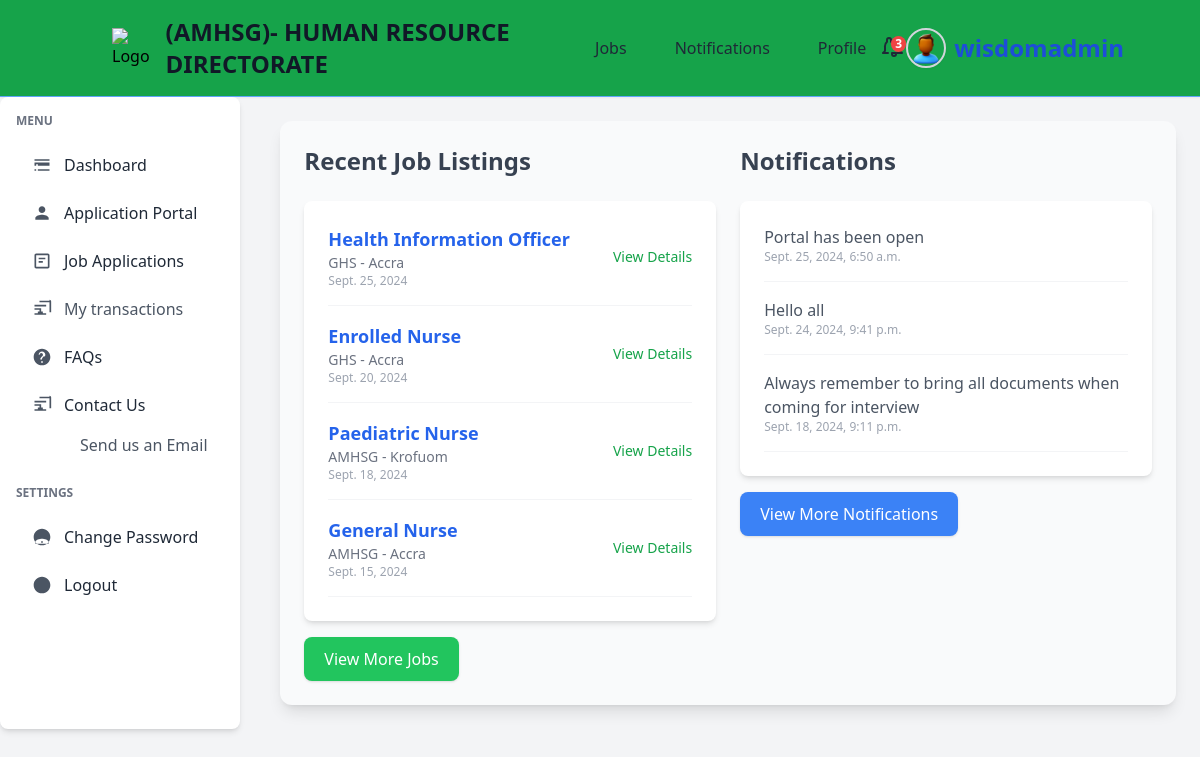
The page /dashboard (signed in) on the database its author committed.
### jobs/models.py (models this page shows, shortened)
class Job(models.Model):
    title = models.CharField(max_length=255, default="none")
    company = models.CharField(max_length=255, default="none")  # Name of the company offering the job
    location = models.CharField(max_length=255, default="none")
    description = models.TextField()
    responsibilities = models.TextField(help_text="List of job responsibilities", default="none")  # New field for responsibilities
    requirements = models.TextField(help_text="List of job requirements", default="none")  # New field for requirements
    salary = models.CharField(max_length=100, blank=True, null=True, help_text="Salary range or amount")  # Optional salary field
    posted_date = models.DateField(auto_now_add=True, blank=True, null=True)
    application_deadline = models.DateField(null=True, blank=True, help_text="Deadline to apply for the job")  # New field for application deadline
    class Meta:
        ordering = ['-posted_date']  # Orders job listings by the most recent first

### notifications/models.py (models this page shows, shortened)
class Notification(models.Model):
    message = models.CharField(max_length=255)
    date = models.DateTimeField(auto_now_add=True)

### authentication/views.py (the view)
# urls.py: path('dashboard', views.dashboard, name="dashboard"),
@login_required(login_url="authentication:my-login")
def dashboard(request):
    jobs = Job.objects.all().order_by('-posted_date')[:5]
    notifications = Notification.objects.all().order_by('-date')[:5]
    context = {
        'jobs': jobs,
        'notifications': notifications,
    }
    return render(request, 'authentication/dashboard.html', context)

### templates/authentication/dashboard.html
{% extends 'authentication/dash-base.html' %}
{% block content %}
<main class="flex-1 bg-gray-50 shadow-lg rounded-xl p-6">
  <div class="grid grid-cols-1 md:grid-cols-2 gap-6">
    <section>
      <h2 class="text-2xl font-bold text-gray-700 mb-6">Recent Job Listings</h2>
      <div class="bg-white p-6 rounded-lg shadow-md">
        <ul class="space-y-4">
          {% for job in jobs %}
          <li class="flex justify-between items-center border-b border-gray-100 pb-4">
            <div>
              <a href="{% url 'job-detail' job.id %}" class="text-lg font-semibold text-blue-600 hover:text-blue-700 transition-colors">
                {{ job.title }}
              </a>
              <p class="text-gray-500 text-sm">{{ job.company }} - {{ job.location }}</p>
              <p class="text-gray-400 text-xs">{{ job.posted_date }}</p>
            </div>
            <a href="{% url 'job-detail' job.id %}" class="text-sm text-green-600 hover:text-green-700 transition-colors">
              View Details
            </a>
          </li>
          {% empty %}
          <li class="text-gray-500">No job listings available.</li>
          {% endfor %}
        </ul>
      </div>
      <a href="{% url 'job-list' %}" class="mt-4 inline-block bg-green-500 text-white hover:bg-green-600 px-5 py-2.5 rounded-lg shadow transition-all">
        View More Jobs
      </a>
    </section>
    <section>
      <h2 class="text-2xl font-bold text-gray-700 mb-6">Notifications</h2>
      <div class="bg-white p-6 rounded-lg shadow-md">
        <ul class="space-y-4">
          {% for notification in notifications %}
          <li class="border-b border-gray-100 pb-4">
            <p class="text-md text-gray-600">{{ notification.message }}</p>
            <p class="text-gray-400 text-xs">{{ notification.date }}</p>
          </li>
          {% empty %}
          <li class="text-gray-500">No notifications.</li>
          {% endfor %}
        </ul>
      </div>
      <a href="{% url 'notification-list' %}" class="mt-4 inline-block bg-blue-500 text-white hover:bg-blue-600 px-5 py-2.5 rounded-lg shadow transition-all">
        View More Notifications
      </a>
    </section>
  </div>
</main>
{% endblock %}

### templates/authentication/dash-base.html (shortened to what this page needs)
{% load static tailwind_tags %}
<!DOCTYPE html>
<html lang="en">
  <head>
    <link
      href="https://cdn.jsdelivr.net/npm/tailwindcss@2.2.19/dist/tailwind.min.css"
      rel="stylesheet"
    />
    <link
      rel="stylesheet"
      href="https://cdnjs.cloudflare.com/ajax/libs/font-awesome/6.0.0-beta3/css/all.min.css"
    />
    <link rel="stylesheet" href="https://cdn.jsdelivr.net/npm/flatpickr/dist/flatpickr.min.css">
    <link href="{% static 'css/styles.css' %}" rel="stylesheet">
    <link href="https://cdn.jsdelivr.net/npm/tailwindcss@2.2.19/dist/tailwind.min.css" rel="stylesheet">
    <link href="https://cdn.jsdelivr.net/npm/select2@4.1.0-rc.0/dist/css/select2.min.css" rel="stylesheet" />
    {% tailwind_css %}
  </head>
  <body class="bg-gray-100">
<header class="bg-green-600 shadow-sm border-b border-blue-400">
  <div class="container mx-auto flex items-center justify-between py-4 px-6">
    <div class="flex items-center space-x-4">
      <img src="{% static 'img/logo.png' %}" alt="Logo" class="w-10 h-10" />
      <a href="{% url 'dashboard' %}" class="text-2xl font-bold text-gray-900">
        (AMHSG)- HUMAN RESOURCE DIRECTORATE
      </a>
    </div>
    <nav class="hidden md:flex space-x-4">
      <a href="{% url 'job-list' %}" class="px-4 py-2 text-gray-800 hover:bg-yellow-600 hover:text-white rounded-md">
        Jobs
      </a>
      <a href="{% url 'notification-list' %}" class="px-4 py-2 text-gray-800 hover:bg-yellow-600 hover:text-white rounded-md">
        Notifications
      </a>
      <a href="#" class="px-4 py-2 text-gray-800 hover:bg-yellow-600 hover:text-white rounded-md">
        Profile
      </a>
    </nav>
    <div class="relative">
      <button id="notificationButton" class="relative flex items-center text-gray-800 hover:text-blue-600">
        <span class="absolute top-0 right-0 bg-red-500 text-white text-xs font-bold rounded-full px-1">{{ notifications.count }}</span>
      </button>
    </div>
    <div class="relative">
      <button id="profileMenuButton" class="flex items-center space-x-2 text-gray-800 hover:text-blue-600">
        <img src="{% static 'img/profile.png' %}" alt="Profile Image" class="w-10 h-10 rounded-full border-2 border-gray-300 shadow-sm" />
        <span class="hidden md:inline font-extrabold text-2xl text-blue-700">{{ user.username }}</span>
      </button>
    </div>
  </div>
</header>
    <div class="flex flex-col md:flex-row md:space-x-4">
      <aside class="w-full md:w-1/4 bg-white shadow-md rounded-lg p-4 mb-4 md:mb-0">
        <nav class="space-y-6">
          <div>
            <h2 class="text-xs font-semibold text-gray-500 uppercase mb-4">Menu</h2>
            <ul class="space-y-2">
              <li>
                <a
                  href="{% url 'dashboard' %}"
                  class="flex items-center px-4 py-2 text-gray-800 hover:bg-blue-500 rounded transition-colors duration-200"
                >
                  <svg
                    class="w-5 h-5 mr-3 text-gray-600"
                    fill="currentColor"
                    xmlns="http://www.w3.org/2000/svg"
                    viewBox="0 0 24 24"
                  >
                    <path
                      d="M3 13h2v-2H3v2zm4 0h14v-2H7v2zm0 6h14v-2H7v2zm-4 0h2v-2H3v2zm0-14v2h18V5H3zm0 6h18v-2H3v2z"
                    />
                  </svg>
                  Dashboard
                </a>
              </li>
              <li>
                <a
                  href="{% url 'application-portal' %}"
                  class="flex items-center px-4 py-2 text-gray-800 hover:bg-blue-500 rounded transition-colors duration-200"
                >
                  <svg
                    class="w-5 h-5 mr-3 text-gray-600"
                    fill="currentColor"
                    xmlns="http://www.w3.org/2000/svg"
                    viewBox="0 0 24 24"
                  >
                    <path
                      d="M12 12c2.21 0 4-1.79 4-4s-1.79-4-4-4-4 1.79-4 4 1.79 4 4 4zm0 2c-2.67 0-8 1.34-8 4v2h16v-2c0-2.66-5.33-4-8-4z"
                    />
                  </svg>
                  Application Portal
                </a>
              </li>
              <li>
                <a
                  href="{% url 'job-applications' %}"
                  class="flex items-center px-4 py-2 text-gray-800 hover:bg-blue-500 rounded transition-colors duration-200"
                >
                  <svg
                    class="w-5 h-5 mr-3 text-gray-600"
                    fill="currentColor"
                    xmlns="http://www.w3.org/2000/svg"
                    viewBox="0 0 24 24"
                  >
                    <path
                      d="M19 3H5c-1.1 0-2 .9-2 2v14c0 1.1.9 2 2 2h14c1.1 0 2-.9 2-2V5c0-1.1-.9-2-2-2zm0 16H5V5h14v14zM8 8h8v2H8zm0 4h5v2H8z"
                    />
                  </svg>
                  Job Applications
                </a>
              </li>
              <li>
                <a
                  href="{% url 'my-transactions' %}"
                  class="flex items-center px-4 py-2 text-gray-600 hover:bg-blue-500 rounded transition-colors duration-200"
                >
                  <svg
                    class="w-5 h-5 mr-3 text-gray-600"
                    fill="currentColor"
                    xmlns="http://www.w3.org/2000/svg"
                    viewBox="0 0 24 24"
                  >
                    <path
                      d="M3 13h8v-2H3v2zm0 6h14v-2H3v2zm0-10h14V7H3v2zm18-7H9v2h12v12h2V3c0-1.1-.9-2-2-2zM13 15h-2v-2H9v2H7v2h2v2h2v-2h2v-2z"
                    />
                  </svg>
                  My transactions
                </a>
              </li>
              <li>
                <a
                  href="#"
                  class="flex items-center px-4 py-2 text-gray-800 hover:bg-blue-500 rounded transition-colors duration-200"
                >
                  FAQs
                </a>
              </li>
              <li>
                <a
                  href="#"
                  class="flex items-center px-4 py-2 text-gray-800 hover:bg-blue-500 rounded transition-colors duration-200"
                >
                  <svg
                    class="w-5 h-5 mr-3 text-gray-600"
                    fill="currentColor"
                    xmlns="http://www.w3.org/2000/svg"
                    viewBox="0 0 24 24"
                  >
                    <path
                      d="M3 13h8v-2H3v2zm0 6h14v-2H3v2zm0-10h14V7H3v2zm18-7H9v2h12v12h2V3c0-1.1-.9-2-2-2zM13 15h-2v-2H9v2H7v2h2v2h2v-2h2v-2z"
                    />
                  </svg>
                  Contact Us
                </a>
                <ul class="pl-12 mt-1 space-y-1">
                  <li>
                    <a
                      href="#"
                      class="block px-4 py-1 text-gray-600 hover:underline hover:bg-blue-500"
                    >
                      Send us an Email
                    </a>
                  </li>
                </ul>
              </li>
            </ul>
          </div>
          <div>
            <h2 class="text-xs font-semibold text-gray-500 uppercase mb-4">
              Settings
            </h2>
            <ul class="space-y-2">
              <li>
                <a
                  href="#"
                  class="flex items-center px-4 py-2 text-gray-800 hover:bg-blue-500 rounded transition-colors duration-200"
                >
                  <svg
                    class="w-5 h-5 mr-3 text-gray-600"
                    fill="currentColor"
                    xmlns="http://www.w3.org/2000/svg"
                    viewBox="0 0 24 24"
                  >
                    <path
                      d="M12 2c5.52 0 10 4.48 10 10s-4.48 10-10 10S2 17.52 2 12 6.48 2 12 2zm1 17h-2v-2h2v2zm-1-5c-2.67 0-8 1.34-8 4v2h16v-2c0-2.66-5.33-4-8-4z"
                    />
                  </svg>
                  Change Password
                </a>
              </li>
              <li>
                <a
                  href="{% url 'user-logout' %}"
                  class="flex items-center px-4 py-2 text-gray-800 hover:bg-red-500 rounded transition-colors duration-200"
                >
                  <svg
                    class="w-5 h-5 mr-3 text-gray-600"
                    fill="currentColor"
                    xmlns="http://www.w3.org/2000/svg"
                    viewBox="0 0 24 24"
                  >
                    <path
                      d="M12 2c5.52 0 10 4.48 10 10s-4.48 10-10 10S2 17.52 2 12 6.48 2 12 2zm1 17h-2v-2h2v2zm0-6h-2v-6h2v6z"
                    />
                  </svg>
                  Logout
                </a>
              </li>
            </ul>
          </div>
        </nav>
      </aside>
    <main class="container mx-auto p-6">
      {% block content %}{% endblock %}
    </main>
  </body>
</html>

### rows shown on the page
Job: title "Health Information Officer", company "GHS", location "Accra", posted_date "Sept. 25, 2024"
Job: title "Enrolled Nurse", company "GHS", location "Accra", posted_date "Sept. 20, 2024"
Job: title "Paediatric Nurse", company "AMHSG", location "Krofuom", posted_date "Sept. 18, 2024"
Job: title "General Nurse", company "AMHSG", location "Accra", posted_date "Sept. 15, 2024"
Notification: message "Portal has been open", date "Sept. 25, 2024, 6:50 a.m."
Notification: message "Hello all", date "Sept. 24, 2024, 9:41 p.m."
Notification: message "Always remember to bring all documents when coming for interview", date "Sept. 18, 2024, 9:11 p.m."

### other values the page prints
{{ notifications.count }} "3"
{{ user.username }} "wisdomadmin"
